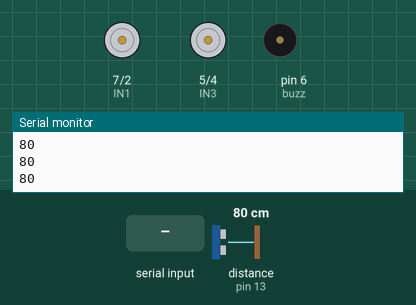
This sketch was run on a simulated Arduino Uno, built with avr-gcc and run on an emulated ATmega328P. Shown: motor-driver pin pairs drawn as motors (green arrow = first pin HIGH = forward, orange = second pin HIGH = backward, longer = more drive, scaled by the enable pin), buzzer (waves = sounding), the last lines printed to the serial monitor. Wiring (inferred from the names in the program): ultrasonic range finder: trigger pin 12; echo pin 13. The test bench sets the inputs (shaded band); at power-on: distance to the obstacle (sensor on pin 13) 80 cm. The echo pulse lasts 58.3 µs per cm.

Above: at 1.2 s.
1.3 s: distance to the obstacle (sensor on pin 13) set to 12 cm
2.8 s: distance to the obstacle (sensor on pin 13) set to 9 cm
At 2.85 s:
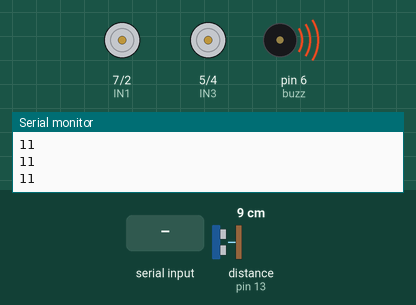
5.8 s: distance to the obstacle (sensor on pin 13) set to 18 cm
At 6.8 s:
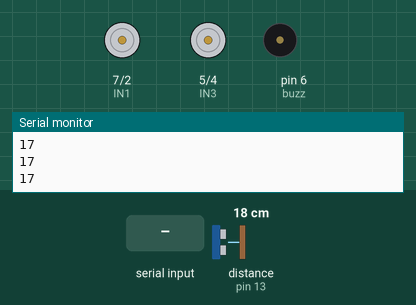
7.3 s: "51" received over the second serial link
At 8.1 s:
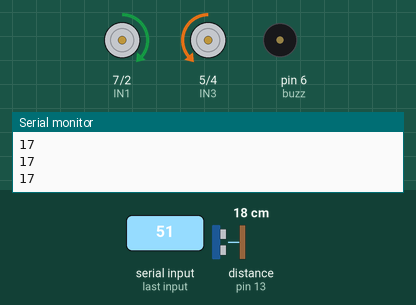
8.8 s: "52" received over the second serial link
At 9.4 s:
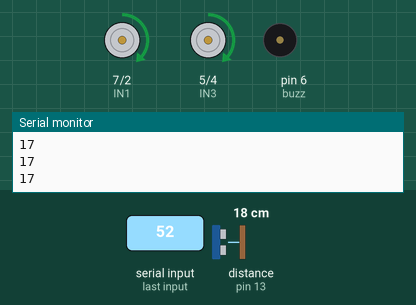
10.3 s: "49" received over the second serial link
At 11.5 s:
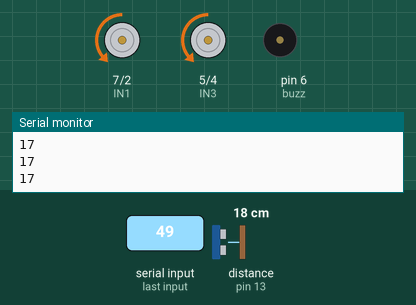
Timing chart, 0 to 12.8 s (numbered marks = the images above; inputs shaded):
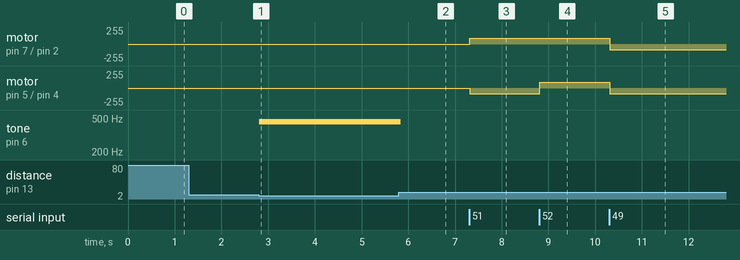

The sketch:

bluetooth_robot_ultrason.ino
```cpp
#include <SoftwareSerial.h>
SoftwareSerial EEBlue(10, 11); // RX | TX
int ENA =9;
int ENB = 3;
int IN4 = 4;
int IN3 = 5;
int IN2 = 2;
int IN1 = 7;
int led =1;
int buzz=6;
int trigPin = 12;    // Trigger
int echoPin = 13;    // Echo
long duration, cm;
void setup() {
  Serial.begin(9600);
  pinMode(trigPin, OUTPUT);
  pinMode(echoPin, INPUT);

  pinMode(IN1, OUTPUT);
  pinMode(IN2, OUTPUT);
  pinMode(IN3, OUTPUT);
  pinMode(IN4, OUTPUT);
  pinMode(ENA, OUTPUT);
  pinMode(ENB, OUTPUT);
  analogWrite(ENA,85);
  analogWrite(ENB,85);


   EEBlue.begin(9600);
  Serial.println("The bluetooth gates are open.\n Connect to HC-05 from any other bluetooth device with 1234 as pairing key!.");
}
String p;
void loop() {
  digitalWrite(trigPin, LOW);
  delayMicroseconds(5);
  digitalWrite(trigPin, HIGH);
  delayMicroseconds(10);
  digitalWrite(trigPin, LOW);
   duration = pulseIn(echoPin, HIGH);
    cm = (duration/2) / 29.1;
    Serial.println(cm);


  if(cm > 10){
  if (EEBlue.available()) {
    p = EEBlue.read();
    Serial.print(p);
if (p=="50"){
Serial.print("hello");
Fwd();
  }
  if (p=="51"){
Serial.print("hello");
Right();
  }

if (p=="52"){
Serial.print("hello");
Back();
  }
if (p=="49"){
Serial.print("hello");
Left();
  }

  }

 }else if(cm<10){
    Stop();
    digitalWrite(led,HIGH);

    tone(buzz, 450);
    delay(100);
   noTone(buzz);
   digitalWrite(led, LOW);
  }

}
void Fwd(){
  digitalWrite(IN1, HIGH);
  digitalWrite(IN2, LOW);
  digitalWrite(IN3, HIGH);
  digitalWrite(IN4, LOW);
}
void Back(){
  digitalWrite(IN1, LOW);
  digitalWrite(IN2, HIGH);
  digitalWrite(IN3, LOW);
  digitalWrite(IN4, HIGH);
}
void Right(){
  digitalWrite(IN1, LOW);
  digitalWrite(IN2, HIGH);
  digitalWrite(IN3, HIGH);
  digitalWrite(IN4, LOW);
}
void Left(){
  digitalWrite(IN1, HIGH);
  digitalWrite(IN2, LOW);
  digitalWrite(IN3, LOW);
  digitalWrite(IN4, HIGH);
}
void Stop(){
  digitalWrite(IN1, LOW);
  digitalWrite(IN2, LOW);
  digitalWrite(IN3, LOW);
  digitalWrite(IN4, LOW);
}
```

Measured:
- the behaviour switches between 11 and 10 cm on distance to the obstacle (sensor on pin 13) (found by bisection; images 0 and 1)
- after the input at 2.8 s, tone on pin 6 (buzz): silent → 450 Hz at once
- after the input at 5.8 s, tone on pin 6 (buzz): 450 Hz → silent at once
- after the input at 7.3 s, motor on pin 7 (IN1) / pin 2 (IN2): stopped → forward 85/255 at once; motor on pin 5 (IN3) / pin 4 (IN4): stopped → backward 85/255 at once
- after the input at 8.8 s, motor on pin 5 (IN3) / pin 4 (IN4): backward 85/255 → forward 85/255 at once
- after the input at 10.3 s, motor on pin 7 (IN1) / pin 2 (IN2), motor on pin 5 (IN3) / pin 4 (IN4): forward 85/255 → backward 85/255 at once
